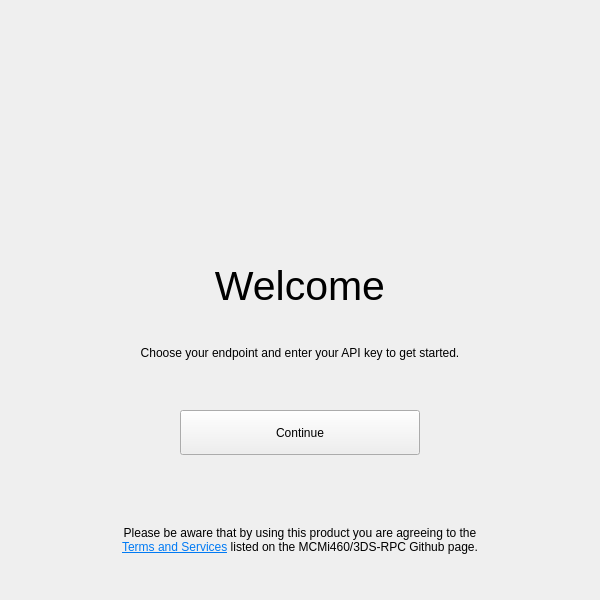
<?xml version="1.0" encoding="UTF-8"?>
<ui version="4.0">
 <class>MainWindow</class>
<widget class="QWidget" name="MainWindow">
   <property name="geometry">
    <rect>
     <x>0</x>
     <y>0</y>
     <width>600</width>
     <height>600</height>
    </rect>
   </property>
  <property name="windowTitle">
   <string>3DS Rich Presence</string>
  </property>
<widget class="QStackedWidget" name="stackedWidget">
    <property name="geometry">
     <rect>
      <x>0</x>
      <y>0</y>
      <width>601</width>
      <height>601</height>
     </rect>
    </property>
   <property name="currentIndex">
    <number>0</number>
   </property>
   <widget class="QWidget" name="bot">
    <widget class="QLabel" name="welcomeLogo">
     <property name="geometry">
      <rect>
       <x>190</x>
       <y>25</y>
       <width>220</width>
       <height>220</height>
      </rect>
     </property>
     <property name="text">
      <string/>
     </property>
     <property name="scaledContents">
      <bool>true</bool>
     </property>
    </widget>
    <widget class="QLabel" name="title">
     <property name="geometry">
      <rect>
       <x>100</x>
       <y>255</y>
       <width>400</width>
       <height>60</height>
      </rect>
     </property>
     <property name="font">
      <font>
       <pointsize>31</pointsize>
      </font>
     </property>
     <property name="text">
      <string>Welcome</string>
     </property>
     <property name="alignment">
      <set>Qt::AlignCenter</set>
     </property>
    </widget>
    <widget class="QLabel" name="description">
     <property name="geometry">
      <rect>
       <x>100</x>
       <y>315</y>
       <width>400</width>
       <height>75</height>
      </rect>
     </property>
     <property name="text">
      <string>Choose your endpoint and enter your API key to get started.</string>
     </property>
     <property name="alignment">
      <set>Qt::AlignCenter</set>
     </property>
     <property name="wordWrap">
      <bool>true</bool>
     </property>
    </widget>
    <widget class="QPushButton" name="continueButton">
     <property name="geometry">
      <rect>
       <x>180</x>
       <y>410</y>
       <width>240</width>
       <height>45</height>
      </rect>
     </property>
     <property name="cursor">
      <cursorShape>PointingHandCursor</cursorShape>
     </property>
     <property name="text">
      <string>Continue</string>
     </property>
    </widget>
    <widget class="QLabel" name="description_2">
     <property name="geometry">
      <rect>
       <x>110</x>
       <y>500</y>
       <width>380</width>
       <height>80</height>
      </rect>
     </property>
     <property name="text">
      <string>&lt;html&gt;&lt;head/&gt;&lt;body&gt;&lt;p&gt;Please be aware that by using this product you are agreeing to the &lt;a href=&quot;https://github.com/MCMi460/3DS-RPC/blob/main/TERMS.md&quot;&gt;&lt;span style=&quot; text-decoration: underline; color:#007af4;&quot;&gt;Terms and Services&lt;/span&gt;&lt;/a&gt; listed on the MCMi460/3DS-RPC Github page.&lt;/p&gt;&lt;/body&gt;&lt;/html&gt;</string>
     </property>
     <property name="alignment">
      <set>Qt::AlignCenter</set>
     </property>
     <property name="wordWrap">
      <bool>true</bool>
     </property>
     <property name="openExternalLinks">
      <bool>true</bool>
     </property>
    </widget>
   </widget>
   <widget class="QWidget" name="endpoint">
    <widget class="QLabel" name="endpointTitle">
     <property name="geometry">
      <rect>
       <x>100</x>
       <y>50</y>
       <width>400</width>
       <height>60</height>
      </rect>
     </property>
     <property name="font">
      <font>
       <pointsize>31</pointsize>
      </font>
     </property>
     <property name="text">
      <string>Endpoint</string>
     </property>
     <property name="alignment">
      <set>Qt::AlignCenter</set>
     </property>
    </widget>
    <widget class="QLabel" name="endpointDescription">
     <property name="geometry">
      <rect>
       <x>100</x>
       <y>115</y>
       <width>400</width>
       <height>70</height>
      </rect>
     </property>
     <property name="text">
      <string>Choose which server to connect to. Official is hosted; custom lets you point the app at any compatible server.</string>
     </property>
     <property name="alignment">
      <set>Qt::AlignCenter</set>
     </property>
     <property name="wordWrap">
      <bool>true</bool>
     </property>
    </widget>
    <widget class="QGroupBox" name="section3">
     <property name="geometry">
      <rect>
       <x>80</x>
       <y>210</y>
       <width>440</width>
       <height>220</height>
      </rect>
     </property>
     <property name="title">
      <string/>
     </property>
     <widget class="QComboBox" name="endpointInput">
      <property name="geometry">
       <rect>
        <x>130</x>
        <y>50</y>
        <width>270</width>
        <height>30</height>
       </rect>
      </property>
      <item>
       <property name="text">
        <string>official</string>
       </property>
      </item>
      <item>
       <property name="text">
        <string>custom</string>
       </property>
      </item>
     </widget>
     <widget class="QLabel" name="endpointLabel">
      <property name="geometry">
       <rect>
        <x>30</x>
        <y>50</y>
        <width>90</width>
        <height>30</height>
       </rect>
      </property>
      <property name="text">
       <string>Endpoint</string>
      </property>
      <property name="alignment">
       <set>Qt::AlignRight|Qt::AlignVCenter</set>
      </property>
     </widget>
     <widget class="QLineEdit" name="customEndpointInput">
      <property name="geometry">
       <rect>
        <x>130</x>
        <y>100</y>
        <width>270</width>
        <height>30</height>
       </rect>
      </property>
      <property name="placeholderText">
       <string>https://your-server.example.com</string>
      </property>
     </widget>
     <widget class="QLabel" name="endpointHint">
      <property name="geometry">
       <rect>
        <x>130</x>
        <y>133</y>
        <width>270</width>
        <height>22</height>
       </rect>
      </property>
      <property name="text">
       <string/>
      </property>
      <property name="alignment">
       <set>Qt::AlignCenter</set>
      </property>
     </widget>
     <widget class="QPushButton" name="saveEndpointButton">
      <property name="geometry">
       <rect>
        <x>230</x>
        <y>160</y>
        <width>150</width>
        <height>40</height>
       </rect>
      </property>
      <property name="cursor">
       <cursorShape>PointingHandCursor</cursorShape>
      </property>
      <property name="text">
       <string>Save</string>
      </property>
     </widget>
     <widget class="QPushButton" name="backEndpointButton">
      <property name="geometry">
       <rect>
        <x>60</x>
        <y>160</y>
        <width>150</width>
        <height>40</height>
       </rect>
      </property>
      <property name="cursor">
       <cursorShape>PointingHandCursor</cursorShape>
      </property>
      <property name="text">
       <string>Back</string>
      </property>
     </widget>
    </widget>
   </widget>
   <widget class="QWidget" name="link">
    <widget class="QLabel" name="title2">
     <property name="geometry">
      <rect>
       <x>100</x>
       <y>70</y>
       <width>400</width>
       <height>60</height>
      </rect>
     </property>
     <property name="font">
      <font>
       <pointsize>31</pointsize>
      </font>
     </property>
     <property name="text">
      <string>Enter your API Key</string>
     </property>
     <property name="alignment">
      <set>Qt::AlignCenter</set>
     </property>
    </widget>
    <widget class="QLabel" name="description2">
     <property name="geometry">
      <rect>
       <x>100</x>
       <y>140</y>
       <width>400</width>
       <height>60</height>
      </rect>
     </property>
     <property name="text">
      <string>You can find your API key on the Settings page of your endpoint.</string>
     </property>
     <property name="alignment">
      <set>Qt::AlignCenter</set>
     </property>
     <property name="wordWrap">
      <bool>true</bool>
     </property>
    </widget>
    <widget class="QGroupBox" name="section2">
     <property name="geometry">
      <rect>
       <x>80</x>
       <y>220</y>
       <width>440</width>
       <height>210</height>
      </rect>
     </property>
     <property name="title">
      <string/>
     </property>
     <widget class="QLabel" name="keyLabel">
      <property name="geometry">
       <rect>
        <x>30</x>
        <y>85</y>
        <width>90</width>
        <height>30</height>
       </rect>
      </property>
      <property name="text">
       <string>API Key</string>
      </property>
      <property name="alignment">
       <set>Qt::AlignRight|Qt::AlignVCenter</set>
      </property>
     </widget>
     <widget class="QLineEdit" name="keyInput">
      <property name="geometry">
       <rect>
        <x>130</x>
        <y>85</y>
        <width>270</width>
        <height>30</height>
       </rect>
      </property>
      <property name="placeholderText">
       <string>Enter your API key from your endpoint's Settings page!</string>
      </property>
     </widget>
     <widget class="QPushButton" name="loginButton">
      <property name="geometry">
       <rect>
        <x>140</x>
        <y>150</y>
        <width>220</width>
        <height>40</height>
       </rect>
      </property>
      <property name="cursor">
       <cursorShape>PointingHandCursor</cursorShape>
      </property>
      <property name="text">
       <string>Log In</string>
      </property>
     </widget>
    </widget>
    <widget class="QLabel" name="description_3">
     <property name="geometry">
      <rect>
       <x>110</x>
       <y>490</y>
       <width>380</width>
       <height>80</height>
      </rect>
     </property>
     <property name="text">
      <string>&lt;html&gt;&lt;head/&gt;&lt;body&gt;&lt;p&gt;Please be aware that by using this product you are agreeing to the &lt;a href=&quot;https://github.com/MCMi460/3DS-RPC/blob/main/TERMS.md&quot;&gt;&lt;span style=&quot; text-decoration: underline; color:#007af4;&quot;&gt;Terms and Services&lt;/span&gt;&lt;/a&gt; listed on the MCMi460/3DS-RPC Github page.&lt;/p&gt;&lt;/body&gt;&lt;/html&gt;</string>
     </property>
     <property name="alignment">
      <set>Qt::AlignCenter</set>
     </property>
     <property name="wordWrap">
      <bool>true</bool>
     </property>
     <property name="openExternalLinks">
      <bool>true</bool>
     </property>
    </widget>
</widget>
    <widget class="QWidget" name="loading">
     <widget class="QLabel" name="loadingTitle">
      <property name="geometry">
       <rect>
        <x>100</x>
        <y>250</y>
        <width>400</width>
        <height>60</height>
       </rect>
      </property>
      <property name="font">
       <font>
        <pointsize>31</pointsize>
       </font>
      </property>
      <property name="text">
       <string>Fetching profile...</string>
      </property>
      <property name="alignment">
       <set>Qt::AlignCenter</set>
      </property>
     </widget>
     <widget class="QLabel" name="loadingText">
      <property name="geometry">
       <rect>
        <x>100</x>
        <y>320</y>
        <width>400</width>
        <height>40</height>
       </rect>
      </property>
      <property name="text">
       <string>Retrieving your latest activity from the server.</string>
      </property>
      <property name="alignment">
       <set>Qt::AlignCenter</set>
      </property>
     </widget>
    </widget>
    <widget class="QWidget" name="main">
    <widget class="QPushButton" name="settingsButton">
     <property name="geometry">
      <rect>
       <x>0</x>
       <y>-20</y>
       <width>601</width>
       <height>61</height>
      </rect>
     </property>
     <property name="cursor">
      <cursorShape>PointingHandCursor</cursorShape>
     </property>
     <property name="text">
      <string>Settings</string>
     </property>
    </widget>
    <widget class="QPushButton" name="refreshButton">
     <property name="geometry">
      <rect>
       <x>215</x>
       <y>65</y>
       <width>170</width>
       <height>40</height>
      </rect>
     </property>
     <property name="cursor">
      <cursorShape>PointingHandCursor</cursorShape>
     </property>
     <property name="text">
      <string>Refresh</string>
     </property>
    </widget>
<widget class="QGroupBox" name="friendCard">
     <property name="geometry">
      <rect>
       <x>80</x>
       <y>115</y>
       <width>451</width>
       <height>260</height>
      </rect>
     </property>
     <property name="cursor">
      <cursorShape>PointingHandCursor</cursorShape>
     </property>
     <property name="title">
      <string/>
     </property>
     <widget class="QLabel" name="status">
      <property name="geometry">
       <rect>
        <x>12</x>
        <y>10</y>
        <width>101</width>
        <height>21</height>
       </rect>
      </property>
      <property name="text">
       <string/>
      </property>
     </widget>
     <widget class="QLabel" name="miiLabel">
      <property name="geometry">
       <rect>
        <x>268</x>
        <y>45</y>
        <width>140</width>
        <height>140</height>
       </rect>
      </property>
      <property name="text">
       <string/>
      </property>
     </widget>
     <widget class="QLabel" name="username">
      <property name="geometry">
       <rect>
        <x>238</x>
        <y>195</y>
        <width>200</width>
        <height>35</height>
       </rect>
      </property>
      <property name="text">
       <string/>
      </property>
      <property name="alignment">
       <set>Qt::AlignCenter</set>
      </property>
     </widget>
     <widget class="QLabel" name="gameIcon">
      <property name="geometry">
       <rect>
        <x>38</x>
        <y>40</y>
        <width>150</width>
        <height>150</height>
       </rect>
      </property>
      <property name="text">
       <string/>
      </property>
     </widget>
     <widget class="QLabel" name="gameName">
      <property name="geometry">
       <rect>
        <x>13</x>
        <y>200</y>
        <width>200</width>
        <height>35</height>
       </rect>
      </property>
      <property name="text">
       <string/>
      </property>
      <property name="alignment">
       <set>Qt::AlignCenter</set>
      </property>
     </widget>
    </widget>
    <widget class="QPushButton" name="closeButton">
     <property name="geometry">
      <rect>
       <x>70</x>
       <y>570</y>
       <width>461</width>
       <height>61</height>
      </rect>
     </property>
     <property name="cursor">
      <cursorShape>PointingHandCursor</cursorShape>
     </property>
     <property name="text">
      <string>X Close</string>
     </property>
</widget>
    <widget class="QGroupBox" name="detailsCard">
     <property name="geometry">
      <rect>
       <x>80</x>
       <y>385</y>
       <width>451</width>
       <height>135</height>
      </rect>
     </property>
     <property name="title">
      <string/>
     </property>
     <widget class="QLabel" name="networkDetail">
      <property name="geometry">
       <rect>
        <x>20</x>
        <y>44</y>
        <width>411</width>
        <height>24</height>
       </rect>
      </property>
      <property name="text">
       <string/>
      </property>
      <property name="alignment">
       <set>Qt::AlignCenter</set>
      </property>
     </widget>
     <widget class="QLabel" name="endpointDetail">
      <property name="geometry">
       <rect>
        <x>20</x>
        <y>18</y>
        <width>411</width>
        <height>24</height>
       </rect>
      </property>
      <property name="text">
       <string/>
      </property>
      <property name="alignment">
       <set>Qt::AlignCenter</set>
      </property>
     </widget>
     <widget class="QLabel" name="lastActiveDetail">
      <property name="geometry">
       <rect>
        <x>20</x>
        <y>70</y>
        <width>411</width>
        <height>24</height>
       </rect>
      </property>
      <property name="text">
       <string/>
      </property>
      <property name="alignment">
       <set>Qt::AlignCenter</set>
      </property>
     </widget>
<widget class="QLabel" name="lastOnlineDetail">
      <property name="geometry">
       <rect>
        <x>20</x>
        <y>96</y>
        <width>411</width>
        <height>24</height>
       </rect>
      </property>
       <property name="text">
        <string/>
       </property>
       <property name="alignment">
        <set>Qt::AlignCenter</set>
       </property>
      </widget>
     </widget>
     <widget class="QLabel" name="versionLabel">
      <property name="geometry">
       <rect>
        <x>100</x>
        <y>528</y>
        <width>400</width>
        <height>25</height>
       </rect>
      </property>
      <property name="text">
       <string/>
      </property>
      <property name="alignment">
       <set>Qt::AlignCenter</set>
      </property>
      <property name="styleSheet">
       <string>color: #9E9E9E; font-size: 11px;</string>
      </property>
     </widget>
    </widget>
    <widget class="QWidget" name="settings">
    <widget class="QPushButton" name="okButton">
     <property name="geometry">
      <rect>
       <x>-1</x>
       <y>563</y>
       <width>601</width>
       <height>41</height>
      </rect>
     </property>
     <property name="cursor">
      <cursorShape>PointingHandCursor</cursorShape>
     </property>
     <property name="text">
      <string>OK</string>
     </property>
    </widget>
    <widget class="QPushButton" name="showElapsedOff">
     <property name="geometry">
      <rect>
       <x>30</x>
       <y>70</y>
       <width>270</width>
       <height>61</height>
      </rect>
     </property>
     <property name="cursor">
      <cursorShape>PointingHandCursor</cursorShape>
     </property>
     <property name="text">
      <string>No</string>
     </property>
    </widget>
    <widget class="QPushButton" name="showElapsedOn">
     <property name="geometry">
      <rect>
       <x>300</x>
       <y>70</y>
       <width>270</width>
       <height>61</height>
      </rect>
     </property>
     <property name="cursor">
      <cursorShape>PointingHandCursor</cursorShape>
     </property>
     <property name="text">
      <string>Yes</string>
     </property>
    </widget>
    <widget class="QPushButton" name="showProfileButtonOff">
     <property name="geometry">
      <rect>
       <x>30</x>
       <y>220</y>
       <width>270</width>
       <height>61</height>
      </rect>
     </property>
     <property name="cursor">
      <cursorShape>PointingHandCursor</cursorShape>
     </property>
     <property name="text">
      <string>No</string>
     </property>
    </widget>
    <widget class="QPushButton" name="showProfileButtonOn">
     <property name="geometry">
      <rect>
       <x>300</x>
       <y>220</y>
       <width>270</width>
       <height>61</height>
      </rect>
     </property>
     <property name="cursor">
      <cursorShape>PointingHandCursor</cursorShape>
     </property>
     <property name="text">
      <string>Yes</string>
     </property>
    </widget>
    <widget class="QPushButton" name="showSmallImageOff">
     <property name="geometry">
      <rect>
       <x>30</x>
       <y>370</y>
       <width>270</width>
       <height>61</height>
      </rect>
     </property>
     <property name="cursor">
      <cursorShape>PointingHandCursor</cursorShape>
     </property>
     <property name="text">
      <string>No</string>
     </property>
    </widget>
    <widget class="QPushButton" name="showSmallImageOn">
     <property name="geometry">
      <rect>
       <x>300</x>
       <y>370</y>
       <width>270</width>
       <height>61</height>
      </rect>
     </property>
     <property name="cursor">
      <cursorShape>PointingHandCursor</cursorShape>
     </property>
     <property name="text">
      <string>Yes</string>
     </property>
    </widget>
    <widget class="QLabel" name="showElapsedText">
     <property name="geometry">
      <rect>
       <x>15</x>
       <y>20</y>
       <width>571</width>
       <height>31</height>
      </rect>
     </property>
     <property name="text">
      <string>Allow others to see your current time in-game?</string>
     </property>
     <property name="alignment">
      <set>Qt::AlignCenter</set>
     </property>
    </widget>
    <widget class="QLabel" name="showProfileButtonText">
     <property name="geometry">
      <rect>
       <x>15</x>
       <y>170</y>
       <width>571</width>
       <height>31</height>
      </rect>
     </property>
     <property name="text">
      <string>Allow others to click your status to view your profile?</string>
     </property>
     <property name="alignment">
      <set>Qt::AlignCenter</set>
     </property>
    </widget>
    <widget class="QLabel" name="showSmallImageText">
     <property name="geometry">
      <rect>
       <x>15</x>
       <y>320</y>
       <width>571</width>
       <height>31</height>
      </rect>
     </property>
     <property name="text">
      <string>Show a small image of your Mii to Discord?</string>
     </property>
     <property name="alignment">
      <set>Qt::AlignCenter</set>
     </property>
    </widget>
    <widget class="QGroupBox" name="showElapsed">
     <property name="geometry">
      <rect>
       <x>25</x>
       <y>65</y>
       <width>550</width>
       <height>71</height>
      </rect>
     </property>
     <property name="title">
      <string/>
     </property>
    </widget>
    <widget class="QPushButton" name="okButtonLogout">
     <property name="geometry">
      <rect>
       <x>165</x>
       <y>470</y>
       <width>270</width>
       <height>61</height>
      </rect>
     </property>
     <property name="cursor">
      <cursorShape>PointingHandCursor</cursorShape>
     </property>
     <property name="text">
      <string>Logout</string>
     </property>
    </widget>
    <widget class="QGroupBox" name="showProfileButton">
     <property name="geometry">
      <rect>
       <x>25</x>
       <y>215</y>
       <width>550</width>
       <height>71</height>
      </rect>
     </property>
     <property name="title">
      <string/>
     </property>
    </widget>
    <widget class="QGroupBox" name="showSmallImage">
     <property name="geometry">
      <rect>
       <x>25</x>
       <y>365</y>
       <width>550</width>
       <height>71</height>
      </rect>
     </property>
     <property name="title">
      <string/>
     </property>
    </widget>
    <widget class="QPushButton" name="endpointButton">
     <property name="geometry">
      <rect>
       <x>165</x>
       <y>531</y>
       <width>270</width>
       <height>27</height>
      </rect>
     </property>
     <property name="cursor">
      <cursorShape>PointingHandCursor</cursorShape>
     </property>
     <property name="text">
      <string>Endpoint</string>
     </property>
    </widget>
    <zorder>showSmallImage</zorder>
    <zorder>showProfileButton</zorder>
    <zorder>showElapsed</zorder>
    <zorder>okButton</zorder>
    <zorder>showElapsedOff</zorder>
    <zorder>showElapsedOn</zorder>
    <zorder>showProfileButtonOff</zorder>
    <zorder>showProfileButtonOn</zorder>
    <zorder>showSmallImageOff</zorder>
    <zorder>showSmallImageOn</zorder>
    <zorder>showElapsedText</zorder>
    <zorder>showProfileButtonText</zorder>
    <zorder>showSmallImageText</zorder>
    <zorder>okButtonLogout</zorder>
    <zorder>endpointButton</zorder>
   </widget>
  </widget>
 </widget>
 <resources/>
 <connections/>
</ui>
